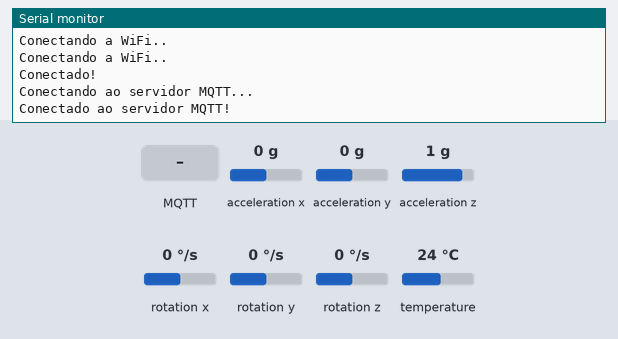
Recording of a sketch running on a simulated ESP32. On the bench: the last lines printed to the serial monitor. Inputs (shaded band) come from the test bench; at power-on: acceleration x 0 g, acceleration y 0 g, acceleration z 1 g, rotation x 0 °/s, rotation y 0 °/s, rotation z 0 °/s, temperature 24 °C. WiFi joins after 1.5 s; servers stay silent unless stated; no MQTT or app messages arrive unless stated.

Above: at 2.8 s.
2.9 s: MQTT message "A" arrives on the first subscribed topic
At 3.6 s:
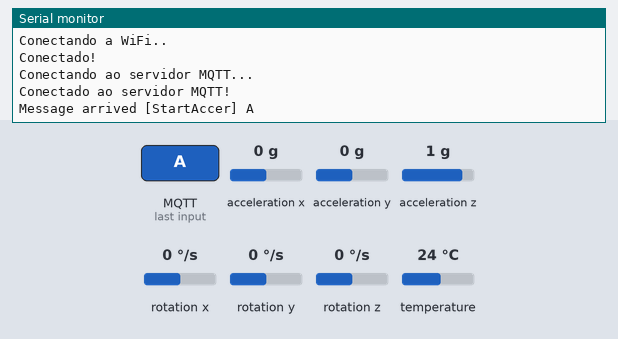
5.1 s: acceleration x set to -1.4 g
At 5.7 s:
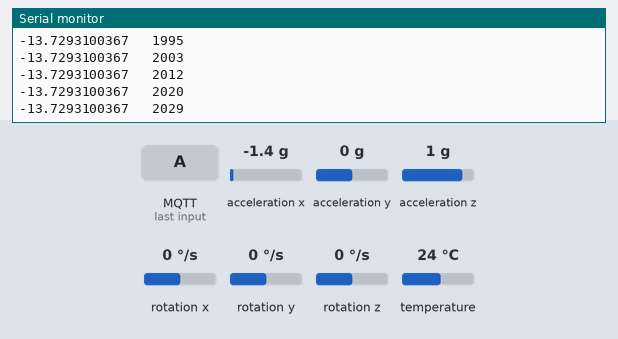
6.6 s: acceleration x set to -0.8 g
At 13.5 s:
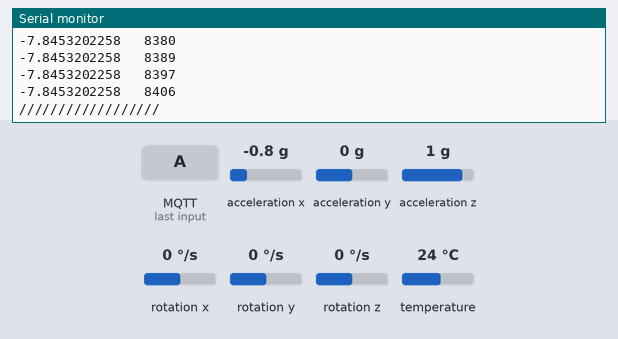
Timing chart, 0 to 14.1 s (numbered marks = the images above; inputs shaded):
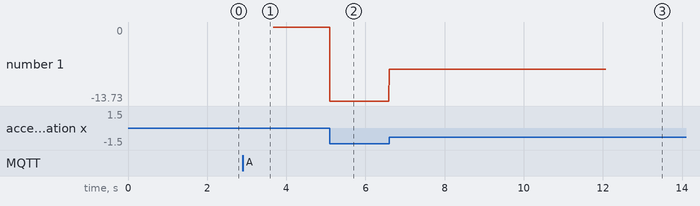

The sketch:

MPU6050_MQTT_Write.ino
```cpp
// Basic demo for accelerometer readings from Adafruit MPU6050
//#include <ESP8266WiFi.h>// Essa biblioteca é usada quando se usar o esp8266
#include <WiFi.h>// Essa biblioteca é usada quando se usar o esp32
#include <PubSubClient.h>
#include <Adafruit_MPU6050.h>
#include <Adafruit_Sensor.h>
#include <Wire.h>

Adafruit_MPU6050 mpu;
char start[7];
const char* ssid = "Link Start";
const char* password =  "1234#563";
const char* mqttServer = "broker.mqttdashboard.com";
const int mqttPort = 1883;
const char* mqttUser = "ygor_12345678";
const char* mqttPassword = "12345678";

WiFiClient espClient;
PubSubClient client(espClient);

//Função responsavel por ler os dados do Brocker e converter estes em valores usaveis;
void callback(char* topic, byte* payload, unsigned int length) {
  char accerchar[6];
  Serial.print("Message arrived [");
  Serial.print(topic);
  Serial.print("] ");
  for (int i = 0; i < length; i++) {
    Serial.print((char)payload[i]);
    start[i] = (char)payload[i];
  }
}

void setup(void) {
  Serial.begin(115200); //configura comunicação serial com 115200 bps
  while (!Serial)
    delay(10); // will pause Zero, Leonardo, etc until serial console opens

  Serial.println("Adafruit MPU6050 test!");

  // Try to initialize!
  if (!mpu.begin()) {
    Serial.println("Failed to find MPU6050 chip");
    while (1) {
      delay(10);
    }
  }
  Serial.println("MPU6050 Found!");

  mpu.setAccelerometerRange(MPU6050_RANGE_8_G);
  Serial.print("Accelerometer range set to: ");
  switch (mpu.getAccelerometerRange()) {
  case MPU6050_RANGE_2_G:
    Serial.println("+-2G");
    break;
  case MPU6050_RANGE_4_G:
    Serial.println("+-4G");
    break;
  case MPU6050_RANGE_8_G:
    Serial.println("+-8G");
    break;
  case MPU6050_RANGE_16_G:
    Serial.println("+-16G");
    break;
  }
  mpu.setGyroRange(MPU6050_RANGE_500_DEG);
  Serial.print("Gyro range set to: ");
  switch (mpu.getGyroRange()) {
  case MPU6050_RANGE_250_DEG:
    Serial.println("+- 250 deg/s");
    break;
  case MPU6050_RANGE_500_DEG:
    Serial.println("+- 500 deg/s");
    break;
  case MPU6050_RANGE_1000_DEG:
    Serial.println("+- 1000 deg/s");
    break;
  case MPU6050_RANGE_2000_DEG:
    Serial.println("+- 2000 deg/s");
    break;
  }

  mpu.setFilterBandwidth(MPU6050_BAND_21_HZ);
  Serial.print("Filter bandwidth set to: ");
  switch (mpu.getFilterBandwidth()) {
  case MPU6050_BAND_260_HZ:
    Serial.println("260 Hz");
    break;
  case MPU6050_BAND_184_HZ:
    Serial.println("184 Hz");
    break;
  case MPU6050_BAND_94_HZ:
    Serial.println("94 Hz");
    break;
  case MPU6050_BAND_44_HZ:
    Serial.println("44 Hz");
    break;
  case MPU6050_BAND_21_HZ:
    Serial.println("21 Hz");
    break;
  case MPU6050_BAND_10_HZ:
    Serial.println("10 Hz");
    break;
  case MPU6050_BAND_5_HZ:
    Serial.println("5 Hz");
    break;
  }

  Serial.println("");
  //// Fazendo a conexão com o wi-fi
  WiFi.begin(ssid, password);

  while (WiFi.status() != WL_CONNECTED)
  {
     delay(100);
    Serial.println("Conectando a WiFi..");
  }
  Serial.println("Conectado!");
  /////Fazendo a conexão com o brocker MQTT
  client.setServer(mqttServer, mqttPort);
  client.setCallback(callback);
  while (!client.connected()) {
    Serial.println("Conectando ao servidor MQTT...");

    if (client.connect("Projeto", mqttUser, mqttPassword ))
    {

      Serial.println("Conectado ao servidor MQTT!");

    } else {

      Serial.print("Falha ao conectar ");
      Serial.print(client.state());
      delay(2000);

    }
  }
  client.subscribe("StartAccer"); // Se inscreve no Tópico StartAccer para receber a váriavel;

  delay(100);
}

void print_accelaration(){
  unsigned long Accer_time = millis(); //Coleta o tempo inicial para coletar a aceleração em função do tempo
  int i = 0;

  while(i!=1000){
    //Funções reponsaveis por se comunicar com o MPU6050 e instanciar suas variáveis;
    sensors_event_t a, g, temp;
    mpu.getEvent(&a, &g, &temp);

    Serial.print(a.acceleration.x,10); // Coleta o valor da aceleração no eixo x;
    Serial.print("   ");
    Serial.print(millis()-Accer_time); // Função responsavel por coletar a variação do tempo
    Serial.println();
    i++;

    String msg;
    msg = String(a.acceleration.x);
    char message[58];
    msg.toCharArray(message,58);
    client.publish("Acceleration", message);

    String msg2;
    msg2 = String(millis()-Accer_time);
    char message2[58];
    msg2.toCharArray(message2,58);
    client.publish("Time_Accer", message2);

    delay(5); // Esse delay serve como ajuste de tempo entre as leituras do MPU6050
  }
  start[0] = 'B';
  Serial.println("//////////////////");
}

void loop() {
  // Esse switch faz a verificação se a variavel start é A, a mesma vem do brocker, para inicializar a coleta do sensor;
  switch(start[0]){
    case 'A':

      print_accelaration(); //Chama a função de coleta e envio dos dados do MPU6050;

  }

  client.loop(); // Função importante, sem ela as configurações de cliente do broker não vão ser executadas;
  delay(500);
}
```

Measured:
- after the input at 2.9 s, the serial monitor: prints a new line after 0.26 s (image 1)
